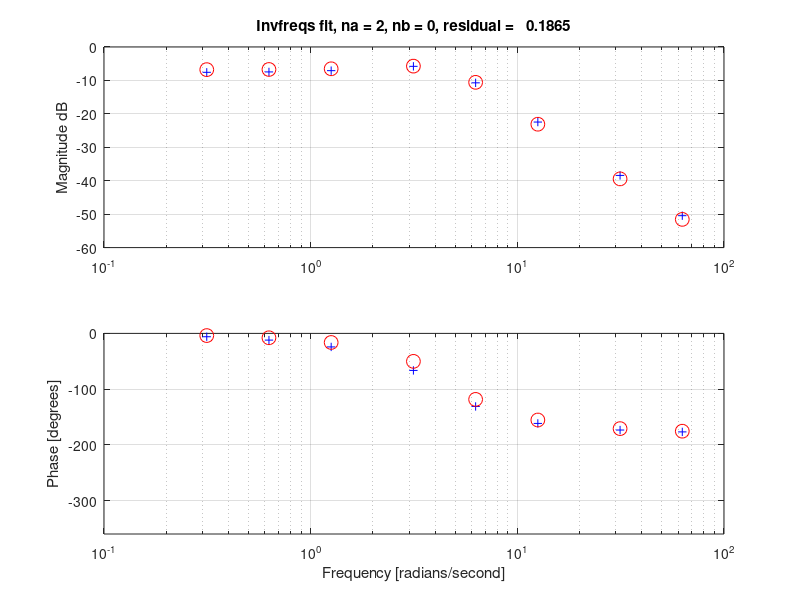
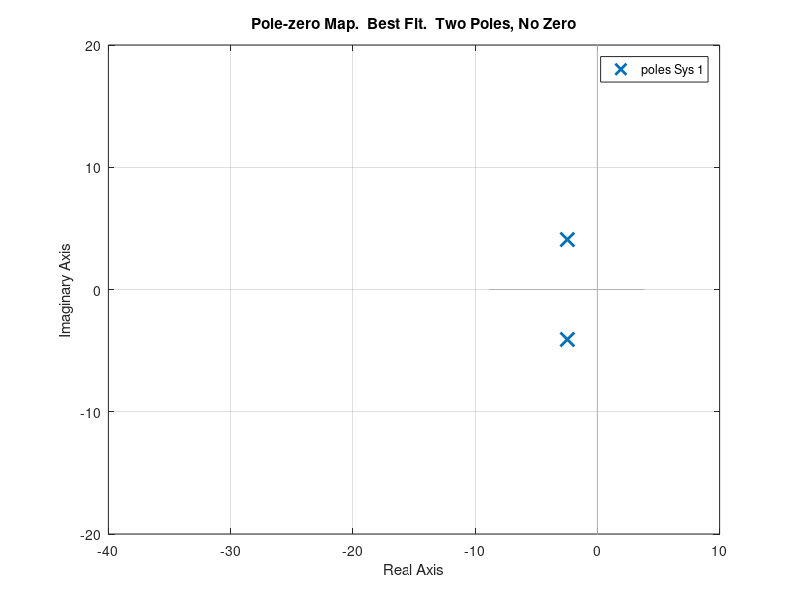
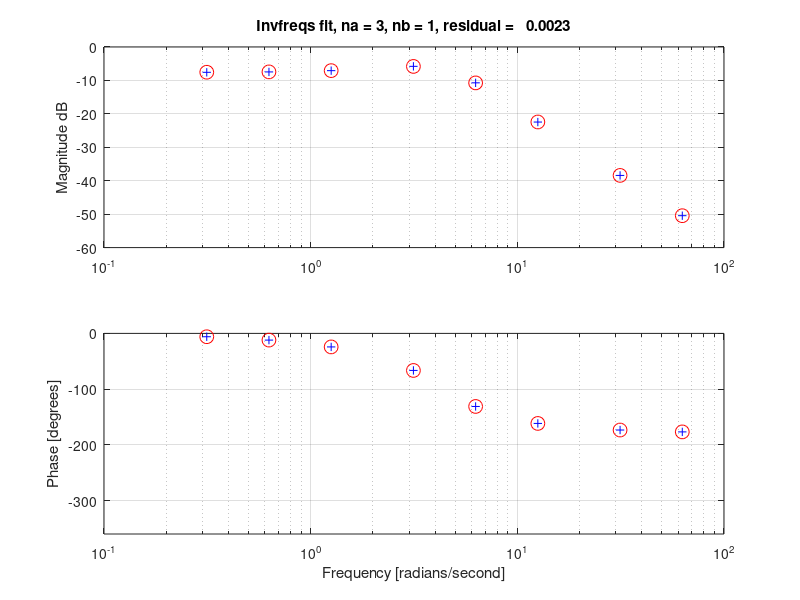
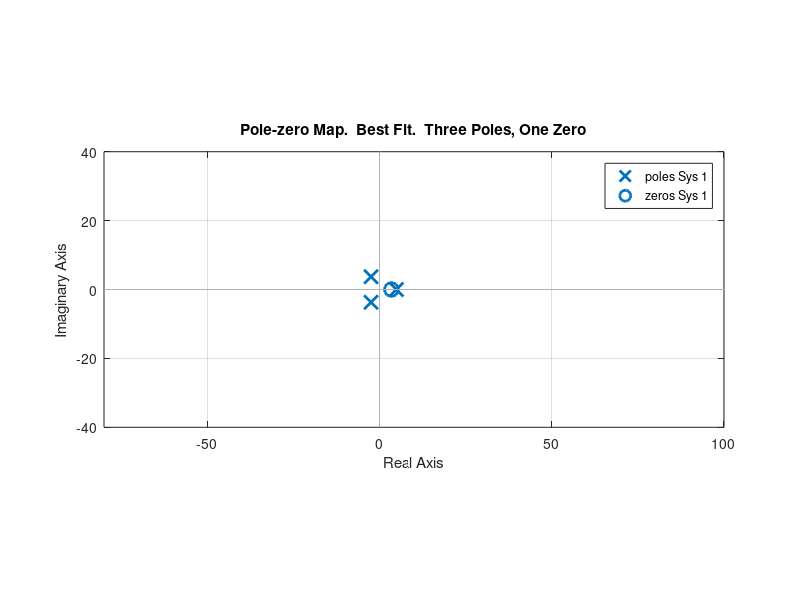

These figures' MATLAB source, in order:
% 1.C: invfreqs() fits (2 poles/0 zeros, 3 poles/1 zero) to the Problem 1.C data.
% Copy of HW09_InvfreqsExample.m with the data replaced.

% MATLAB ships invfreqs/freqs in the Signal Processing Toolbox and pzmap in the
% Control System Toolbox; Octave needs both packages loaded explicitly.
if exist('OCTAVE_VERSION', 'builtin')
    pkg load control;
    pkg load signal;
end

%%  Example Using Matlab invfreqs() command 
%%
%%   

%%%%%%%%%%%%%%%%%%%%%%%%%%%%%%%%%%%%%%
%%  Setup the raw data.  This is simulated experimental data. 
%%%%%%%%%%%%%%%%%%%%%%%%%%%%%%%%%%%%%%

%% Problem 1.C data: frequency [rad/s], magnitude, phase [degrees]
Ws = [
   0.3142
   0.6283
   1.2566
   3.1416
   6.2832
  12.5664
  31.4159
  62.8319 ];

Gains = [
  0.4180
  0.4237
  0.4426
  0.5135
  0.2910
  0.0754
  0.0120
  0.0030 ]

Phases = [
    -6.0062
   -12.0334
   -24.2801
   -66.4484
  -131.1225
  -161.5733
  -173.4103
  -176.7621 ];

%% Compute the complex gain based on the data 
Hs = Gains .* exp(j * Phases * (pi/180));

%% Here, the weights are set up simply to be 1.0 
Weights = ones(size(Ws));

%%%%%%%%%%%%%%%%%%%%%%%%%%%%%%%%%%%%%%
%% Do fit to two poles and one zero, measure the residual errors. 
%%%%%%%%%%%%%%%%%%%%%%%%%%%%%%%%%%%%%%


    
%%%%%%%%%%%%%%%%%%%%%%%%%%%%%%%%%%%%%%
%% These lines do the fit. 
%%%%%%%%%%%%%%%%%%%%%%%%%%%%%%%%%%%%%%

%%  Set up for two poles and one zero 
na = 2; 
nb = 0;        

%% Do the fit, B20 and A20 are the numerator and denominator polynomials of the best fit
%% with two poles and one zero. 
[B20, A20] = invfreqs(Hs, Ws, nb, na, Weights)

%% The freqs command takes pole and zero polynomials, and returns the complex gain based on the transfer function. 
%% These lines of code compute the complex gain (HHat), and corresponding PhaseAngles
HHat20     = freqs(B20, A20, Ws);
PhaseHat20 = atan2(imag(HHat20), real(HHat20)) * (180/pi); 

%% The residual error is measured as the norm of the differences in the complex gains. 
Residuals(na, nb+1) = norm( Hs - HHat20 );

%% Plot the bode plot, of the experimental data, and fit model 
figure(1), clf
  subplot(2,1,1)
    semilogx(Ws, 20*log10(Gains), 'b+', Ws, 20*log10(abs(HHat20)), 'ro', 'markersize', 10)
    ylabel('Magnitude dB'); grid on 
    title(sprintf('Invfreqs fit, na = %d, nb = %d, residual = %8.4f', na, nb, Residuals(na, nb+1)));

  subplot(2,1,2)
    semilogx(Ws, Phases, 'b+', Ws, PhaseHat20, 'ro', 'markersize', 10)
    ylim([-360 0])
    ylabel('Phase [degrees]'); grid on 
    xlabel('Frequency [radians/second]')

%% Plot the pole-zero map 
figure(2), clf 
  pzmap(tf(B20, A20))
  axis equal  %% This line sets the horizontal-vertical scale to be 1:1 
  axis([-40 10 -20 20])
  title('Pole-zero Map.  Best Fit.  Two Poles, No Zero') 
  
    
    
    
%%%%%%%%%%%%%%%%%%%%%%%%%%%%%%%%%%%%%%
%% No Do the fit with 3 poles and 1 zero 
%%%%%%%%%%%%%%%%%%%%%%%%%%%%%%%%%%%%%%

%% These lines do the fit. 
na = 3; 
nb = 1;       
%% Determine the numerator and denominator polynomials 
[B31, A31] = invfreqs(Hs, Ws, nb, na, Weights)

%% The freqs command takes pole and zero polynomials, and returns the complex gain based on the transfer function.  
HHat31    = freqs(B31, A31, Ws);
PhaseHat31 = atan2(imag(HHat31), real(HHat31)) * (180/pi); 
Residuals(na, nb+1) = norm( Hs - HHat31 );


%% Plot the bode plot, of the experimental data, and fit model 
figure(3), clf
  subplot(2,1,1)
    semilogx(Ws, 20*log10(Gains), 'b+', Ws, 20*log10(abs(HHat31)), 'ro', 'markersize', 10)
    ylabel('Magnitude dB'); grid on 
    title(sprintf('Invfreqs fit, na = %d, nb = %d, residual = %8.4f', na, nb, Residuals(na, nb+1)));

  subplot(2,1,2)
    semilogx(Ws, Phases, 'b+', Ws, PhaseHat31, 'ro', 'markersize', 10)
    ylim([-360 0])
    ylabel('Phase [degrees]'); grid on 
    xlabel('Frequency [radians/second]')


%% Plot the pole-zero map 
figure(4), clf 
  pzmap(tf(B31, A31))
  axis equal
  axis([-80 100 -40 40])
  title('Pole-zero Map.  Best Fit.  Three Poles, One Zero') 
